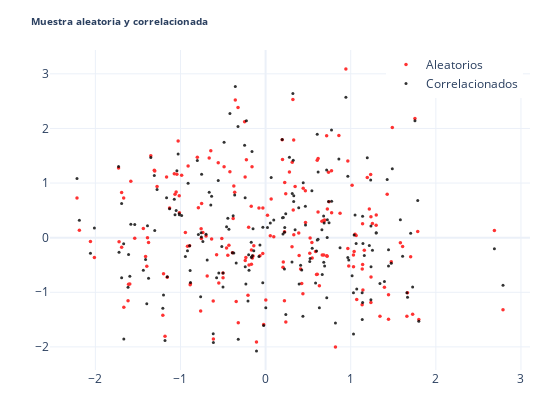

This figure's notebook cell:
### Code cell
def scat(traces,annots=[]):
    layout = go.Layout(width=550,height=400,margin=dict(l=50,r=20,b=30,t=50),template='plotly_white',
                    annotations=annots,
                    showlegend=True,
                    legend=dict(x=0.7, y=1),
                    title={'text':'<b> Muestra aleatoria y correlacionada </b> ','xanchor':'left','font':{'size':10}},
                  )
    fig = go.Figure(data=traces, layout=layout)
    po.init_notebook_mode(connected=True)
    config = {'showLink':False}
    po.iplot(fig,config=config)
  
traces=[]
traces.append(go.Scatter(x=Zc[:,0],y=Zc[:,3],mode='markers',marker={'color':'red','size':3.5},opacity=0.8, name = 'Aleatorios'))
traces.append(go.Scatter(x=Zu.T[:,0],y=Zu.T[:,3],mode='markers',marker={'color':'black','size':3},opacity=0.8, name = 'Correlacionados'))

print(corr)
scat(traces)

### Figure 1 — Plotly figure (JSON) as saved in the notebook; plotly's stock layout.template omitted (floating-point values rounded to 4 significant figures; data arrays with more than 128 entries replaced by an {"elided": "..."} marker saying what was removed)
{"data": [{"marker": {"color": "red", "size": 3.5}, "mode": "markers", "name": "Aleatorios", "opacity": 0.8, "type": "scatter", "x": {"elided": "200 float values"}, "y": {"elided": "200 float values"}}, {"marker": {"color": "black", "size": 3}, "mode": "markers", "name": "Correlacionados", "opacity": 0.8, "type": "scatter", "x": {"elided": "200 float values"}, "y": {"elided": "200 float values"}}], "layout": {"height": 400, "legend": {"x": 0.7, "y": 1}, "margin": {"b": 30, "l": 50, "r": 20, "t": 50}, "showlegend": true, "title": {"font": {"size": 10}, "text": "<b> Muestra aleatoria y correlacionada </b> ", "xanchor": "left"}, "width": 550}}
